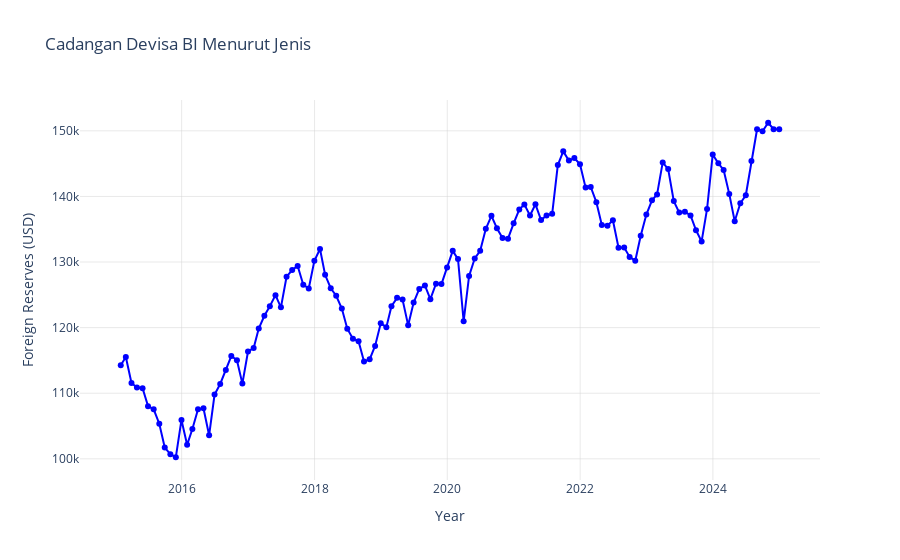

Write notebook code for a chart like this one.
### Markdown cell above
### Line Chart

### Code cell
fig = go.Figure()

# Foreign Reserves line
fig.add_trace(go.Scatter(
    x=df_merged.index,
    y=df_merged['Cadangan Devisa BI Menurut Jenis'],
    mode='lines+markers',
    name='Foreign Reserves',
    line=dict(color='blue', width=2),
    marker=dict(size=6)
))

fig.update_layout(
    title='Cadangan Devisa BI Menurut Jenis',
    xaxis_title='Year',
    yaxis_title='Foreign Reserves (USD)',
    legend_title='Indicator',
    template='plotly_white',
    font=dict(size=12),
    hovermode='x unified'
)

fig.update_xaxes(showgrid=True, gridwidth=0.5, gridcolor='LightGray')
fig.update_yaxes(showgrid=True, gridwidth=0.5, gridcolor='LightGray')

fig.show()
